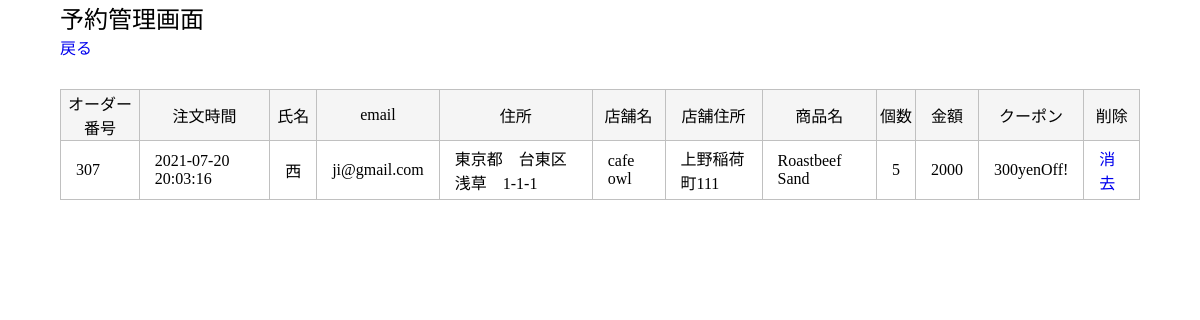
Screenshot of /phpnew/manage.php (signed in) with the database file from the repository.
### tables this page shows
CREATE TABLE `orders` (
  `id` int(11) NOT NULL,
  `user_id` int(11) NOT NULL,
  `store_id` int(11) NOT NULL,
  `price` int(11) NOT NULL,
  `coupon` varchar(11) NOT NULL,
  `order_time` datetime DEFAULT CURRENT_TIMESTAMP ON UPDATE CURRENT_TIMESTAMP
);

CREATE TABLE `order_detail` (
  `id` int(11) NOT NULL,
  `order_id` int(11) NOT NULL,
  `menu_id` int(11) NOT NULL,
  `quantity` int(11) NOT NULL
);

CREATE TABLE `user` (
  `id` int(11) NOT NULL,
  `name` varchar(50) NOT NULL,
  `email` varchar(100) NOT NULL,
  `pass` varchar(64) NOT NULL,
  `address` varchar(100) NOT NULL,
  `role` int(11) NOT NULL
);

CREATE TABLE `store` (
  `id` int(11) NOT NULL,
  `store_name` varchar(30) NOT NULL,
  `store_address` varchar(100) NOT NULL
);

CREATE TABLE `menue` (
  `id` int(11) NOT NULL,
  `store_id` int(11) NOT NULL,
  `menuename` varchar(30) NOT NULL,
  `price` int(10) NOT NULL
);

### phpnew/manage.php (the view, shortened to what this page needs)
<?php
$dbh = new PDO("mysql:host=localhost; dbname=lunch; charset=utf8", "root", "root");
try{
	$id = $_SESSION['id'];
    $sql = "SELECT * FROM user WHERE id = :id";
     $stmt = $dbh->prepare($sql);
    $stmt->bindValue(':id', $id);
    $stmt->execute();
    $member = $stmt->fetch();
  } catch (PDOException $e) {
    $msg = $e->getMessage();
  }
if ($member['role'] == 1) {
	try{
    $dbh->beginTransaction();
    $sql = "SELECT d.order_id,o.order_time,u.name,u.email,u.address,s.store_name,s.store_address,m.menuename,d.quantity,o.price,o.coupon,d.id
    FROM orders o
    JOIN user u ON o.user_id = u.id
    JOIN store s ON o.store_id = s.id
    JOIN order_detail d ON o.id = d.order_id
    JOIN menue m ON d.menu_id = m.id
    WHERE o.store_id = 1
    ORDER BY o.order_time DESC";
    $stmt = $dbh->prepare($sql);
    $stmt->execute();
    while($row = $stmt->fetch(PDO::FETCH_ASSOC)){
    	$rows[] = $row;
    }
  } catch(PDOException $e){
    $msg = $e->getMessage();
  }
}
?>
<!DOCTYPE html>
<html>
<head>
  <link rel="stylesheet" type="text/css" href="css/manage.css">
</head>
<body>
	<h2>予約管理画面</h2><a href="index.php">戻る</a>
  <table class="dbtable">
   <tbody>
	<thead>
		<tr>
			<th>オーダー番号</th>
			<th>注文時間</th>
			<th>氏名</th>
			<th>email</th>
			<th>住所</th>
			<th>店舗名</th>
			<th>店舗住所</th>
			<th>商品名</th>
			<th>個数</th>
			<th>金額</th>
			<th>クーポン</th>
			<th>削除</th>
		</tr>
	</thead>
　　<?php if(isset($rows)) { ?>
	<?php foreach ($rows as $val) :?>
		<tr>
			<td><?php echo htmlspecialchars($val['order_id']) ?></td>
			<td><?php echo htmlspecialchars($val['order_time']) ?></td>
			<td><?php echo htmlspecialchars($val['name']) ?></td>
			<td><?php echo htmlspecialchars($val['email']) ?></td>
			<td><?php echo htmlspecialchars($val['address']) ?></td>
			<td><?php echo htmlspecialchars($val['store_name']) ?></td>
			<td><?php echo htmlspecialchars($val['store_address']) ?></td>
			<td><?php echo htmlspecialchars($val['menuename']) ?></td>
			<td><?php echo htmlspecialchars($val['quantity']) ?></td>
			<td><?php echo htmlspecialchars($val['price']) ?></td>
			<td><?php echo htmlspecialchars($val['coupon']) ?></td>
			<td><a href="managedelete.php?id=<?php echo $val['id'] ?>" title="" onclick="return confirm('消去しますか？')" class="delete">消去</a></td>
		</tr>
	<?php endforeach ?>
    <?php } ?>
   </tbody>
 </table>
</body>
</html>

### phpnew/css/manage.css (style rules this page uses)
body, h1, h2, h3, h4, h5, h6, p, address, ul, ol, li, dl, dt, dd, img, form, table, tr, th, td { margin: 0; padding: 0; border: none; font-style: normal; font-weight: normal; text-align: left; list-style-type: none; border-collapse: collapse; }
a { text-decoration: none; }
body { font-family:'roboto','Hiragino Kaku Gothic Pro','ヒラギノ角ゴ Pro W3','メイリオ',Meiryo,Osaka,'ＭＳ Ｐゴシック',Arial,sans-serif; }
* { -webkit-box-sizing: border-box; -moz-box-sizing: border-box; -o-box-sizing: border-box; -ms-box-sizing: border-box; box-sizing: border-box; }
body { width: 90%; margin: 0 auto }
.dbtable { margin: auto; border: solid 1px silver; margin-bottom: 30px; margin-top: 30px }
.dbtable th { padding: 1px; text-align: center; border: solid 1px silver; background-color: whitesmoke; }
.dbtable td { padding: 5px 15px; border: solid 1px silver; }

### rows the page displays
orders: order_detail.order_id "307", order_time "2021-07-20 20:03:16", user.name "西", user.email "ji@gmail.com", user.address "東京都 台東区 浅草 1-1-1", store.store_name "cafe owl", store.store_address "上野稲荷町111", menue.menuename "Roastbeef Sand", order_detail.quantity "5", price "2000", coupon "300yenOff!"
